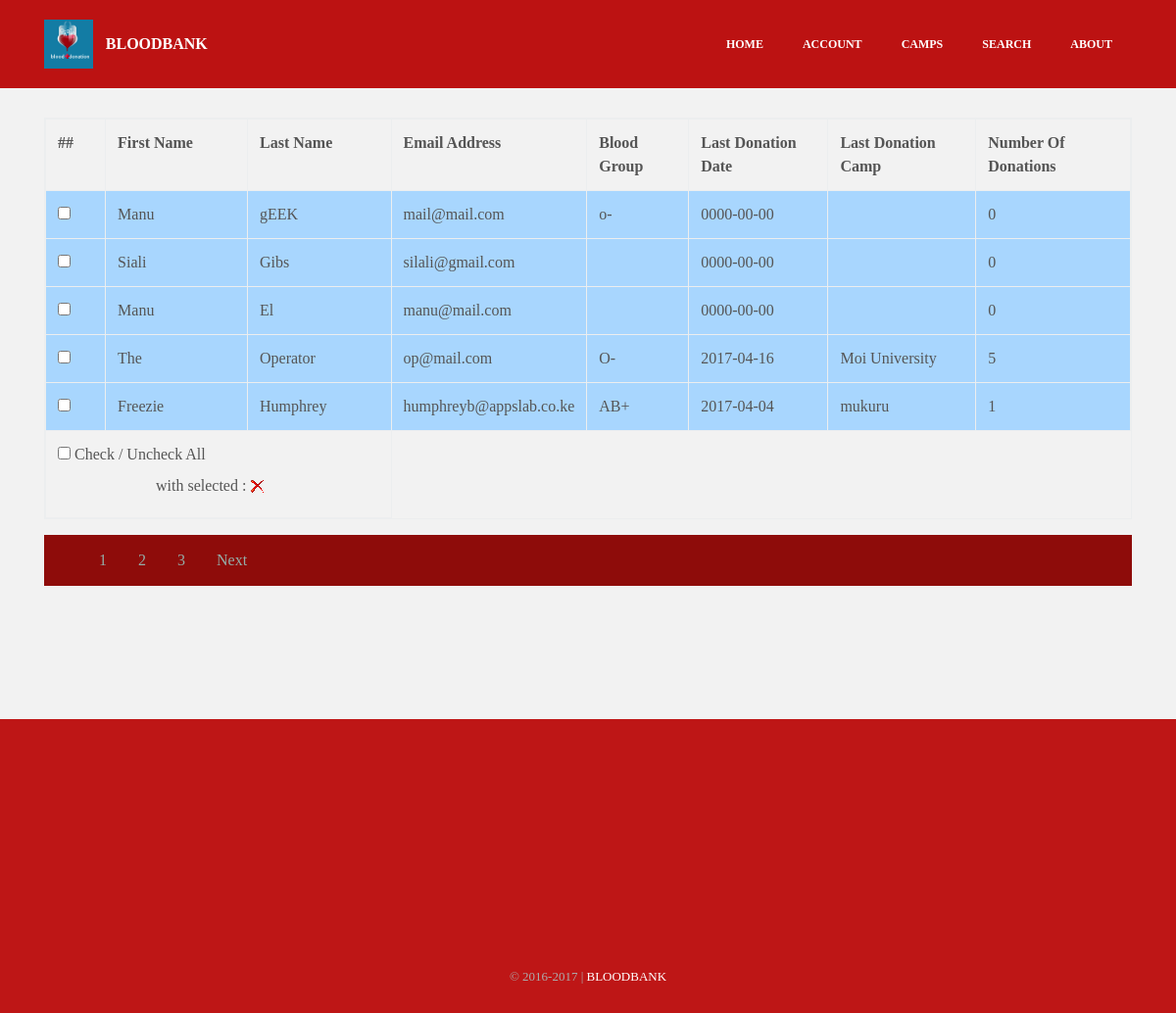
The app's page /admin/viewusers.php, older data.
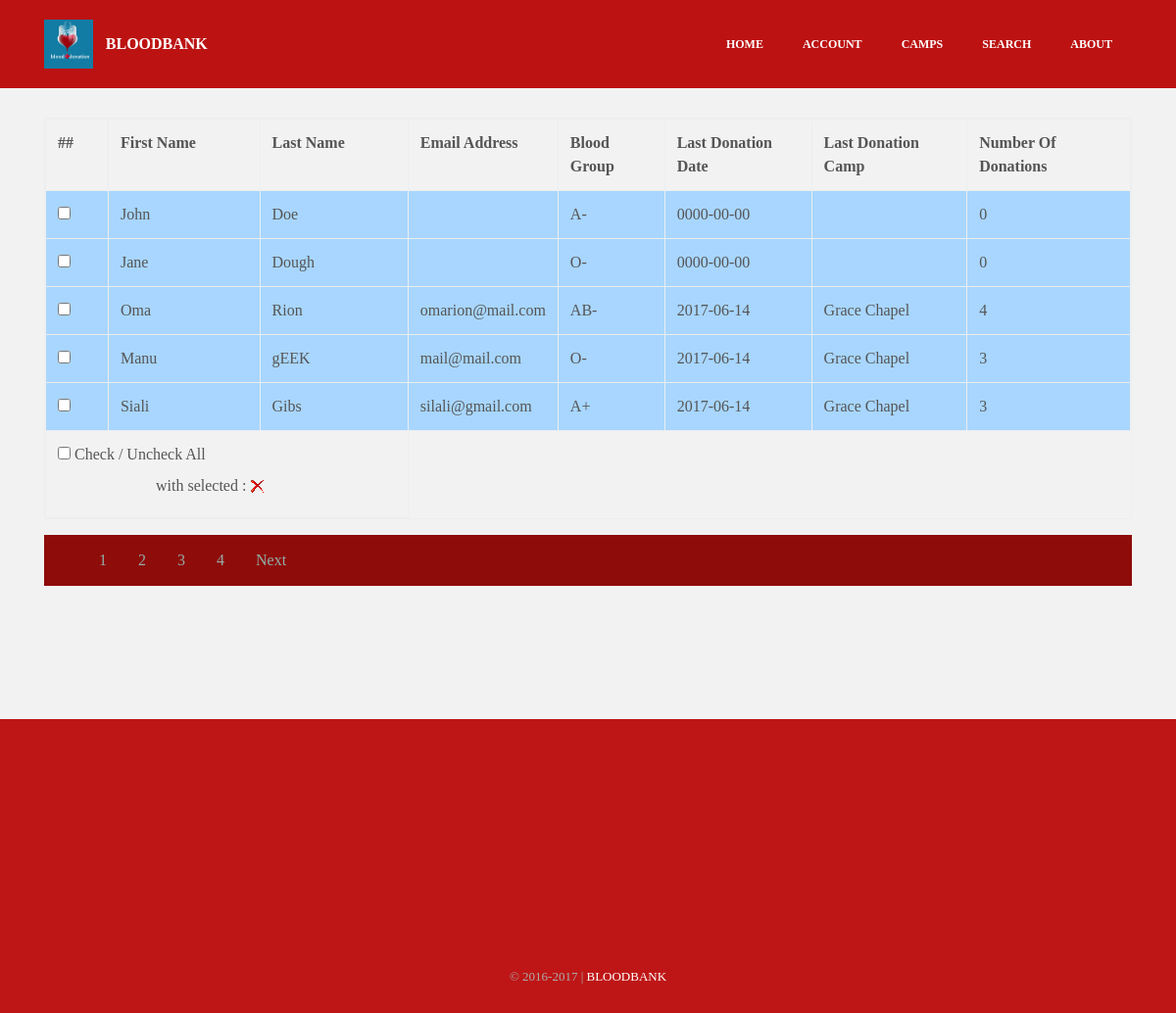
The same page, newer data.
### tables this page shows
CREATE TABLE `donarregister` (
  `id` int(100) NOT NULL,
  `fname` varchar(30) NOT NULL,
  `lname` varchar(30) NOT NULL,
  `gender` varchar(10) NOT NULL,
  `b_id` varchar(5) NOT NULL,
  `ppic` varchar(1000) NOT NULL,
  `day` int(10) NOT NULL,
  `month` varchar(30) NOT NULL,
  `year` int(5) NOT NULL,
  `county` varchar(30) NOT NULL,
  `mobile` int(15) NOT NULL,
  `email` varchar(100) NOT NULL,
  `password` varchar(500) NOT NULL,
  `last_donation_date` date NOT NULL,
  `last_donation_camp` varchar(30) NOT NULL,
  `number_of_donations` int(10) NOT NULL
);

### admin/viewusers.php (the view, shortened to what the changed rows need)
<?php
include_once 'db.php';
?>
<?php
$start=0;
$limit=5;
$t=mysqli_query($MySQLi_CON,"select * from donarregister ORDER BY id DESC");
$total=mysqli_num_rows($t);
$page=ceil($total/$limit);
$query=mysqli_query($MySQLi_CON,"select * from donarregister ORDER BY id DESC limit $start,$limit");
?>
<!DOCTYPE html>
<html>
<head>
  <link rel="stylesheet" href="../assets/css/material.css">
  <link rel="stylesheet" href="../assets/css/tether.min.css">
  <link rel="stylesheet" href="../assets/css/bootstrap.min.css">
  <link rel="stylesheet" href="../assets/css/socicon.min.css">
  <link rel="stylesheet" href="../assets/css/animate.min.css">
  <link rel="stylesheet" href="../assets/dropdown/css/style.css">
  <link rel="stylesheet" href="../assets/css/style.css">
  <link rel="stylesheet" href="../assets/css/add.css" type="text/css">
</head>
<body>
<section class="mbr-section mbr-after-navbar" id="msg-box3-v" style="background-color: rgb(242, 242, 242); padding-top: 120px; padding-bottom: 120px;">
<div class="container">
<form method="post" name="frm">
<table class='table table-bordered table-responsive'>
<tr>
<th>##</th>
<th>First Name</th>
<th>Last Name</th>
<th>Email Address</th>
<th>Blood Group</th>
<th>Last Donation Date</th>
<th>Last Donation Camp</th>
<th>Number Of Donations</th>
</tr>
<?php
	$res = $MySQLi_CON->query("SELECT * FROM donarregister ORDER BY id ASC");
	$count = $res->num_rows;
	if($count > 0)
	{
		while ($row = mysqli_fetch_array($query))
		{
			?>
			<tr class="bg-table">
			<td><input type="checkbox" name="chk[]" class="chk-box" value="<?php echo $row['id']; ?>"  /></td>
			<td><?php echo $row['fname']; ?></td>
			<td><?php echo $row['lname']; ?></td>
			<td><?php echo $row['email']; ?></td>
			<td><?php echo $row['b_id']; ?></td>
			<td><?php echo $row['last_donation_date']; ?></td>
			<td><?php echo $row['last_donation_camp']; ?></td>
			<td><?php echo $row['number_of_donations']; ?></td>
			</tr>
			<?php
		}
	}
	else
	{
		?>
        <tr>
        <td colspan="3"> No Records Found ...</td>
        </tr>
        <?php
	}
?>
</table>
    <ul style="list-style-type: none; overflow: hidden; background-color: #8e0c0a">
        <?php
        for($i=1;$i <= $page;$i++){
            ?>
            <li style="float: left;"><a href="?id=<?php echo $i ?>" style="display: block; color: #94ada8; text-align: center; padding: 14px 16px;"><?php echo $i;?></a></li>
            <?php
        }
        ?>
    </ul>
</form>
</div>
</section>
  </body>
</html>

Row changes from the older to the newer data that the page shows:
no longer on this page (row edited): donarregister: fname "Manu", lname "El", email "manu@mail.com", last_donation_date "0000-00-00", number_of_donations "0"
no longer on this page (row unchanged): donarregister: fname "The", lname "Operator", email "op@mail.com", b "O-", last_donation_date "2017-04-16", last_donation_camp "Moi University", number_of_donations "5"
no longer on this page (row edited): donarregister: fname "Freezie", lname "Humphrey", email "humphreyb@appslab.co.ke", b "AB+", last_donation_date "2017-04-04", last_donation_camp "mukuru", number_of_donations "1"
added donarregister: fname "John", lname "Doe", b "A-", last_donation_date "0000-00-00", number_of_donations "0"
added donarregister: fname "Jane", lname "Dough", b "O-", last_donation_date "0000-00-00", number_of_donations "0"
added donarregister: fname "Oma", lname "Rion", email "omarion@mail.com", b "AB-", last_donation_date "2017-06-14", last_donation_camp "Grace Chapel", number_of_donations "4"
changed donarregister "Manu": b "o-" → "O-"; last_donation_date "0000-00-00" → "2017-06-14"; last_donation_camp (not shown) → "Grace Chapel"; number_of_donations "0" → "3"
changed donarregister "Siali": b (not shown) → "A+"; last_donation_date "0000-00-00" → "2017-06-14"; last_donation_camp (not shown) → "Grace Chapel"; number_of_donations "0" → "3"
Text that changed along with them:
new list line: "4"
